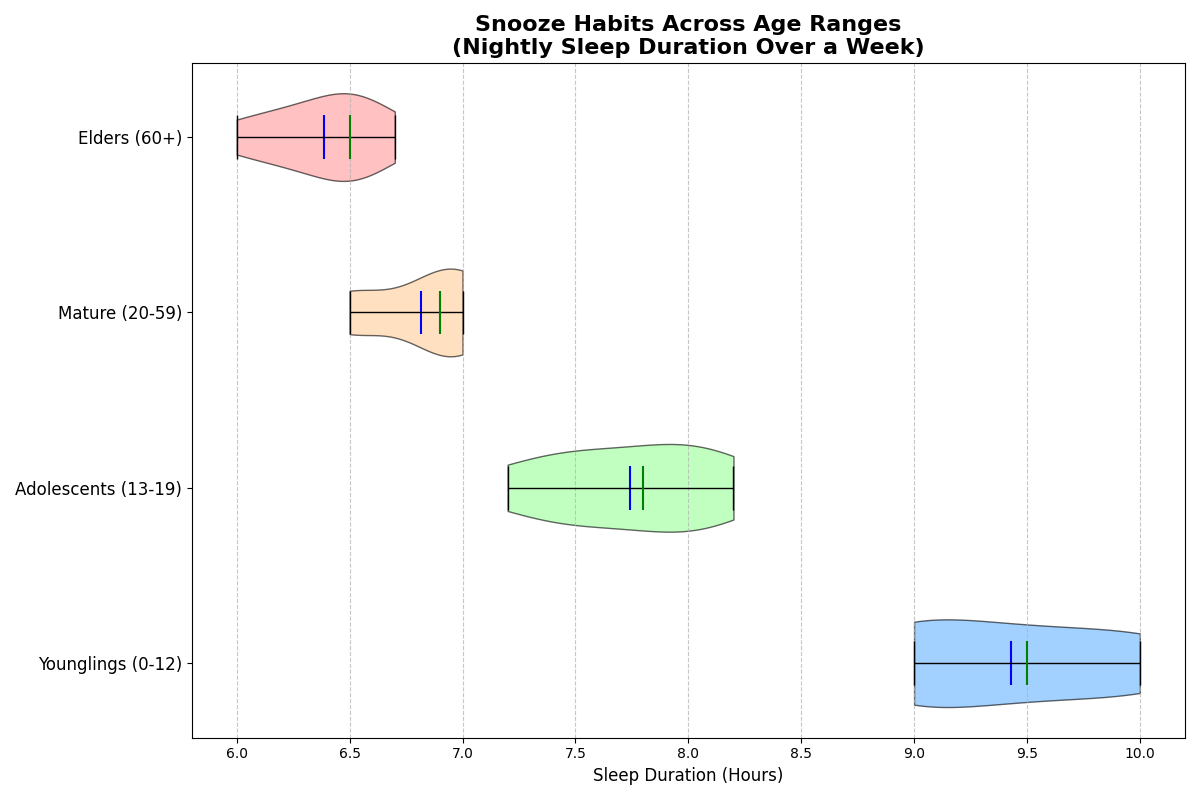

Generate this figure with Python:
import matplotlib.pyplot as plt
import numpy as np

age_groups = ['Younglings (0-12)', 'Adolescents (13-19)', 'Mature (20-59)', 'Elders (60+)']

children_sleep = [9.5, 9, 9, 10, 10, 9.5, 9]
teenagers_sleep = [7.5, 7.2, 8, 8.2, 7.5, 7.8, 8]
adults_sleep = [6.8, 7, 7, 6.5, 6.9, 6.5, 7]
seniors_sleep = [6.5, 6, 6.3, 6.5, 6.7, 6.2, 6.5]

data = [children_sleep, teenagers_sleep, adults_sleep, seniors_sleep]

fig, axs = plt.subplots(1, 1, figsize=(12, 8))
violin = axs.violinplot(data, vert=False, showmeans=True, showextrema=True, showmedians=True)

# Shuffled colors
colors = ['#66b3ff', '#99ff99', '#ffcc99', '#ff9999']
for i, pc in enumerate(violin['bodies']):
    pc.set_facecolor(colors[i % len(colors)])
    pc.set_edgecolor('black')
    pc.set_alpha(0.6)

violin['cmeans'].set_color('blue')
violin['cmedians'].set_color('green')
for partname in ('cbars', 'cmins', 'cmaxes'):
    vp = violin[partname]
    vp.set_edgecolor('black')
    vp.set_linewidth(1)

axs.set_title("Snooze Habits Across Age Ranges\n(Nightly Sleep Duration Over a Week)", fontsize=16, fontweight='bold')
axs.set_xlabel("Sleep Duration (Hours)", fontsize=12)
axs.set_yticks(np.arange(1, len(age_groups) + 1))
axs.set_yticklabels(age_groups, fontsize=12)
axs.grid(axis='x', linestyle='--', alpha=0.7)
plt.tight_layout()
plt.show()
